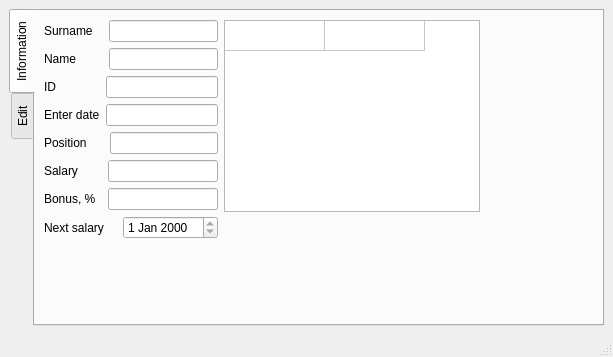
<?xml version="1.0" encoding="UTF-8"?>
<ui version="4.0">
 <class>Worker</class>
 <widget class="QMainWindow" name="Worker">
  <property name="geometry">
   <rect>
    <x>0</x>
    <y>0</y>
    <width>613</width>
    <height>357</height>
   </rect>
  </property>
  <property name="sizePolicy">
   <sizepolicy hsizetype="Preferred" vsizetype="Preferred">
    <horstretch>0</horstretch>
    <verstretch>0</verstretch>
   </sizepolicy>
  </property>
  <property name="windowTitle">
   <string>MainWindow</string>
  </property>
  <widget class="QWidget" name="centralwidget">
   <layout class="QGridLayout" name="gridLayout_3">
    <item row="0" column="1">
     <widget class="TabWidget" name="tabWidget">
      <property name="tabPosition">
       <enum>QTabWidget::West</enum>
      </property>
      <property name="currentIndex">
       <number>0</number>
      </property>
      <widget class="QWidget" name="tab">
       <attribute name="title">
        <string>Information</string>
       </attribute>
       <layout class="QGridLayout" name="gridLayout">
        <item row="0" column="0">
         <layout class="QHBoxLayout" name="horizontalLayout_12">
          <item>
           <layout class="QVBoxLayout" name="verticalLayout">
            <item>
             <layout class="QHBoxLayout" name="horizontalLayout_2">
              <item>
               <widget class="QLabel" name="label">
                <property name="text">
                 <string>Surname   </string>
                </property>
               </widget>
              </item>
              <item>
               <widget class="QLineEdit" name="surname">
                <property name="readOnly">
                 <bool>true</bool>
                </property>
               </widget>
              </item>
             </layout>
            </item>
            <item>
             <layout class="QHBoxLayout" name="horizontalLayout_6">
              <item>
               <widget class="QLabel" name="label_5">
                <property name="text">
                 <string>Name        </string>
                </property>
               </widget>
              </item>
              <item>
               <widget class="QLineEdit" name="name">
                <property name="readOnly">
                 <bool>true</bool>
                </property>
               </widget>
              </item>
             </layout>
            </item>
            <item>
             <layout class="QHBoxLayout" name="horizontalLayout_3">
              <item>
               <widget class="QLabel" name="label_2">
                <property name="text">
                 <string>ID             </string>
                </property>
               </widget>
              </item>
              <item>
               <widget class="QLineEdit" name="ID">
                <property name="readOnly">
                 <bool>true</bool>
                </property>
               </widget>
              </item>
             </layout>
            </item>
            <item>
             <layout class="QHBoxLayout" name="horizontalLayout_4">
              <item>
               <widget class="QLabel" name="label_3">
                <property name="text">
                 <string>Enter date</string>
                </property>
               </widget>
              </item>
              <item>
               <widget class="QLineEdit" name="enterDate">
                <property name="readOnly">
                 <bool>true</bool>
                </property>
               </widget>
              </item>
             </layout>
            </item>
            <item>
             <layout class="QHBoxLayout" name="horizontalLayout_5">
              <item>
               <widget class="QLabel" name="label_4">
                <property name="text">
                 <string>Position     </string>
                </property>
               </widget>
              </item>
              <item>
               <widget class="QLineEdit" name="position">
                <property name="readOnly">
                 <bool>true</bool>
                </property>
               </widget>
              </item>
             </layout>
            </item>
            <item>
             <layout class="QHBoxLayout" name="horizontalLayout_7">
              <item>
               <widget class="QLabel" name="label_6">
                <property name="text">
                 <string>Salary       </string>
                </property>
               </widget>
              </item>
              <item>
               <widget class="QLineEdit" name="salary">
                <property name="readOnly">
                 <bool>true</bool>
                </property>
               </widget>
              </item>
             </layout>
            </item>
            <item>
             <layout class="QHBoxLayout" name="horizontalLayout_8">
              <item>
               <widget class="QLabel" name="label_7">
                <property name="text">
                 <string>Bonus, %  </string>
                </property>
               </widget>
              </item>
              <item>
               <widget class="QLineEdit" name="bonus">
                <property name="readOnly">
                 <bool>true</bool>
                </property>
               </widget>
              </item>
             </layout>
            </item>
            <item>
             <layout class="QHBoxLayout" name="horizontalLayout_11">
              <item>
               <widget class="QLabel" name="label_10">
                <property name="text">
                 <string>Next salary</string>
                </property>
               </widget>
              </item>
              <item>
               <widget class="QDateEdit" name="dateEdit">
                <property name="readOnly">
                 <bool>true</bool>
                </property>
               </widget>
              </item>
             </layout>
            </item>
            <item>
             <spacer name="verticalSpacer">
              <property name="orientation">
               <enum>Qt::Vertical</enum>
              </property>
              <property name="sizeHint" stdset="0">
               <size>
                <width>20</width>
                <height>40</height>
               </size>
              </property>
             </spacer>
            </item>
           </layout>
          </item>
          <item>
           <layout class="QVBoxLayout" name="verticalLayout_4">
            <item>
             <widget class="QTableWidget" name="history">
              <property name="sizePolicy">
               <sizepolicy hsizetype="Expanding" vsizetype="Expanding">
                <horstretch>0</horstretch>
                <verstretch>0</verstretch>
               </sizepolicy>
              </property>
              <property name="verticalScrollBarPolicy">
               <enum>Qt::ScrollBarAsNeeded</enum>
              </property>
              <property name="horizontalScrollBarPolicy">
               <enum>Qt::ScrollBarAsNeeded</enum>
              </property>
              <property name="sizeAdjustPolicy">
               <enum>QAbstractScrollArea::AdjustIgnored</enum>
              </property>
              <property name="showGrid">
               <bool>true</bool>
              </property>
              <property name="gridStyle">
               <enum>Qt::SolidLine</enum>
              </property>
              <property name="wordWrap">
               <bool>true</bool>
              </property>
              <property name="cornerButtonEnabled">
               <bool>true</bool>
              </property>
              <property name="rowCount">
               <number>1</number>
              </property>
              <property name="columnCount">
               <number>2</number>
              </property>
              <attribute name="horizontalHeaderVisible">
               <bool>false</bool>
              </attribute>
              <attribute name="verticalHeaderVisible">
               <bool>false</bool>
              </attribute>
              <attribute name="verticalHeaderHighlightSections">
               <bool>true</bool>
              </attribute>
              <row/>
              <column/>
              <column/>
             </widget>
            </item>
            <item>
             <spacer name="verticalSpacer_3">
              <property name="orientation">
               <enum>Qt::Vertical</enum>
              </property>
              <property name="sizeHint" stdset="0">
               <size>
                <width>20</width>
                <height>40</height>
               </size>
              </property>
             </spacer>
            </item>
           </layout>
          </item>
          <item>
           <spacer name="horizontalSpacer_2">
            <property name="orientation">
             <enum>Qt::Horizontal</enum>
            </property>
            <property name="sizeHint" stdset="0">
             <size>
              <width>40</width>
              <height>20</height>
             </size>
            </property>
           </spacer>
          </item>
         </layout>
        </item>
       </layout>
      </widget>
      <widget class="QWidget" name="tab_2">
       <attribute name="title">
        <string>Edit</string>
       </attribute>
       <layout class="QGridLayout" name="gridLayout_2">
        <item row="0" column="0">
         <layout class="QVBoxLayout" name="verticalLayout_3">
          <item>
           <layout class="QVBoxLayout" name="verticalLayout_2">
            <item>
             <layout class="QHBoxLayout" name="horizontalLayout_9">
              <item>
               <widget class="QLabel" name="label_8">
                <property name="text">
                 <string>Surname   </string>
                </property>
               </widget>
              </item>
              <item>
               <widget class="QLineEdit" name="surname_edit">
                <property name="readOnly">
                 <bool>false</bool>
                </property>
               </widget>
              </item>
             </layout>
            </item>
            <item>
             <layout class="QHBoxLayout" name="horizontalLayout_10">
              <item>
               <widget class="QLabel" name="label_9">
                <property name="text">
                 <string>Name        </string>
                </property>
               </widget>
              </item>
              <item>
               <widget class="QLineEdit" name="name_edit">
                <property name="readOnly">
                 <bool>false</bool>
                </property>
               </widget>
              </item>
             </layout>
            </item>
            <item>
             <layout class="QHBoxLayout" name="horizontalLayout_14">
              <item>
               <widget class="QLabel" name="label_13">
                <property name="text">
                 <string>Login         </string>
                </property>
               </widget>
              </item>
              <item>
               <widget class="QLineEdit" name="login_edit">
                <property name="readOnly">
                 <bool>false</bool>
                </property>
               </widget>
              </item>
             </layout>
            </item>
            <item>
             <layout class="QHBoxLayout" name="horizontalLayout_15">
              <item>
               <widget class="QLabel" name="label_14">
                <property name="text">
                 <string>Password  </string>
                </property>
               </widget>
              </item>
              <item>
               <widget class="QLineEdit" name="password_edit">
                <property name="readOnly">
                 <bool>false</bool>
                </property>
               </widget>
              </item>
             </layout>
            </item>
            <item>
             <spacer name="verticalSpacer_2">
              <property name="orientation">
               <enum>Qt::Vertical</enum>
              </property>
              <property name="sizeHint" stdset="0">
               <size>
                <width>20</width>
                <height>40</height>
               </size>
              </property>
             </spacer>
            </item>
           </layout>
          </item>
          <item>
           <layout class="QHBoxLayout" name="horizontalLayout">
            <item>
             <spacer name="horizontalSpacer">
              <property name="orientation">
               <enum>Qt::Horizontal</enum>
              </property>
              <property name="sizeHint" stdset="0">
               <size>
                <width>40</width>
                <height>20</height>
               </size>
              </property>
             </spacer>
            </item>
            <item>
             <widget class="QPushButton" name="saveChange">
              <property name="text">
               <string>Save change</string>
              </property>
             </widget>
            </item>
            <item>
             <widget class="QPushButton" name="exit">
              <property name="text">
               <string>Exit</string>
              </property>
             </widget>
            </item>
           </layout>
          </item>
         </layout>
        </item>
       </layout>
      </widget>
     </widget>
    </item>
   </layout>
  </widget>
  <widget class="QStatusBar" name="statusbar"/>
 </widget>
 <customwidgets>
  <customwidget>
   <class>TabWidget</class>
   <extends>QTabWidget</extends>
   <header>C:\Users\Rostik\Documents\design_uml\lab1\Client\mytabbar.h</header>
   <container>1</container>
  </customwidget>
 </customwidgets>
 <resources/>
 <connections/>
</ui>
